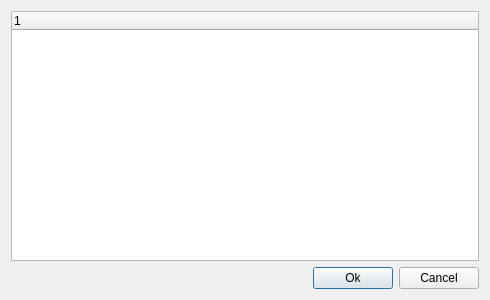
<?xml version="1.0" encoding="UTF-8"?>
<ui version="4.0">
 <class>GuiRefusedChatDialog</class>
 <widget class="QDialog" name="GuiRefusedChatDialog">
  <property name="windowModality">
   <enum>Qt::NonModal</enum>
  </property>
  <property name="geometry">
   <rect>
    <x>0</x>
    <y>0</y>
    <width>490</width>
    <height>300</height>
   </rect>
  </property>
  <property name="windowTitle">
   <string>Dialog</string>
  </property>
  <layout class="QGridLayout" name="gridLayout">
   <item row="1" column="0" colspan="2">
    <layout class="QHBoxLayout" name="horizontalLayout_2">
     <item>
      <spacer name="horizontalSpacer">
       <property name="orientation">
        <enum>Qt::Horizontal</enum>
       </property>
       <property name="sizeHint" stdset="0">
        <size>
         <width>136</width>
         <height>20</height>
        </size>
       </property>
      </spacer>
     </item>
     <item>
      <widget class="QPushButton" name="mp_pbOk">
       <property name="text">
        <string>Ok</string>
       </property>
      </widget>
     </item>
     <item>
      <widget class="QPushButton" name="mp_pbCancel">
       <property name="text">
        <string>Cancel</string>
       </property>
      </widget>
     </item>
    </layout>
   </item>
   <item row="0" column="0" colspan="2">
    <widget class="QTreeWidget" name="mp_twRefusedChats">
     <property name="columnCount">
      <number>1</number>
     </property>
     <attribute name="headerMinimumSectionSize">
      <number>160</number>
     </attribute>
     <attribute name="headerStretchLastSection">
      <bool>true</bool>
     </attribute>
     <column>
      <property name="text">
       <string notr="true">1</string>
      </property>
     </column>
    </widget>
   </item>
  </layout>
 </widget>
 <tabstops>
  <tabstop>mp_twRefusedChats</tabstop>
  <tabstop>mp_pbOk</tabstop>
  <tabstop>mp_pbCancel</tabstop>
 </tabstops>
 <resources/>
 <connections/>
</ui>
